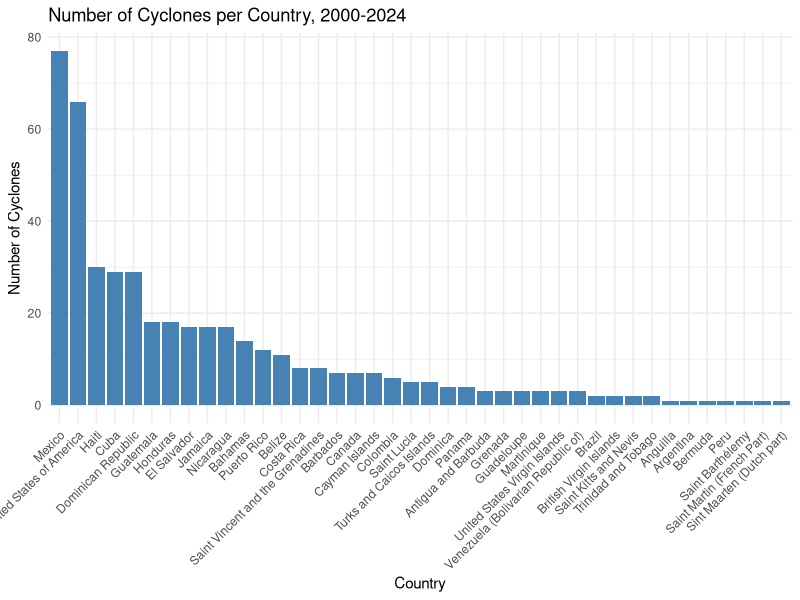
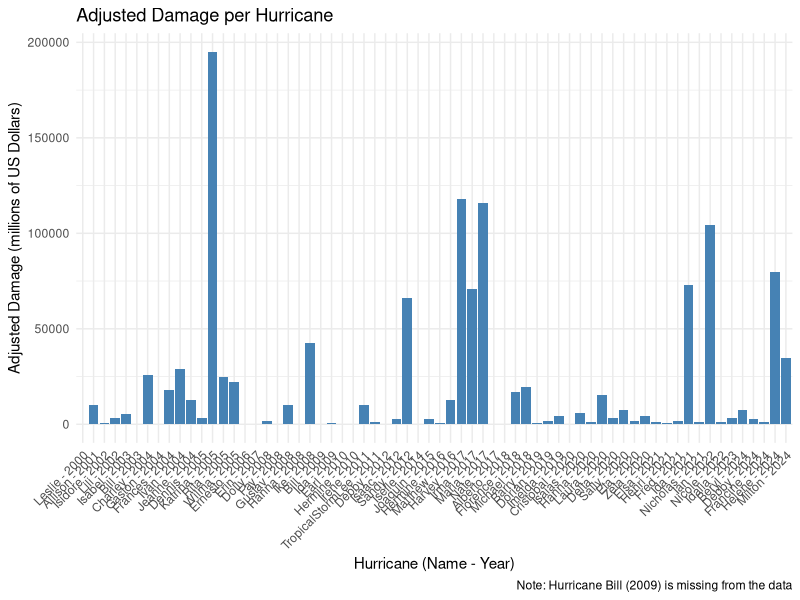
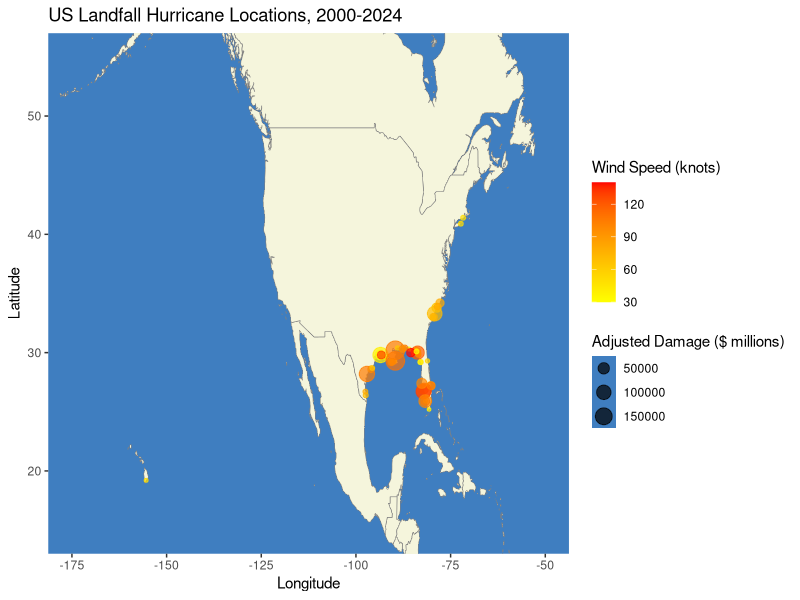
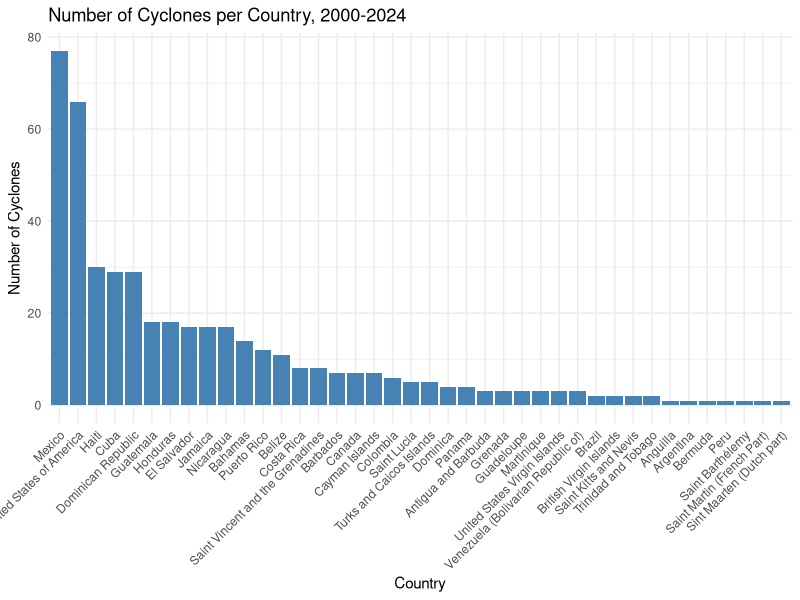
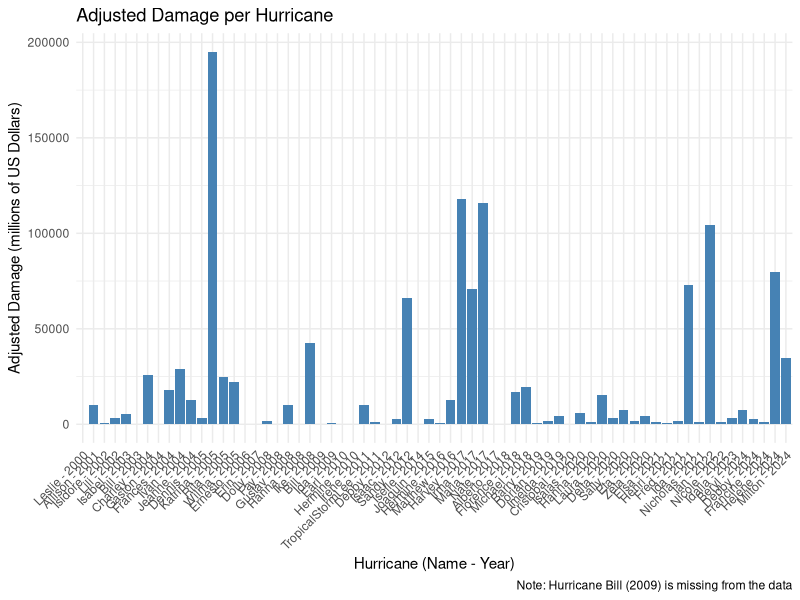
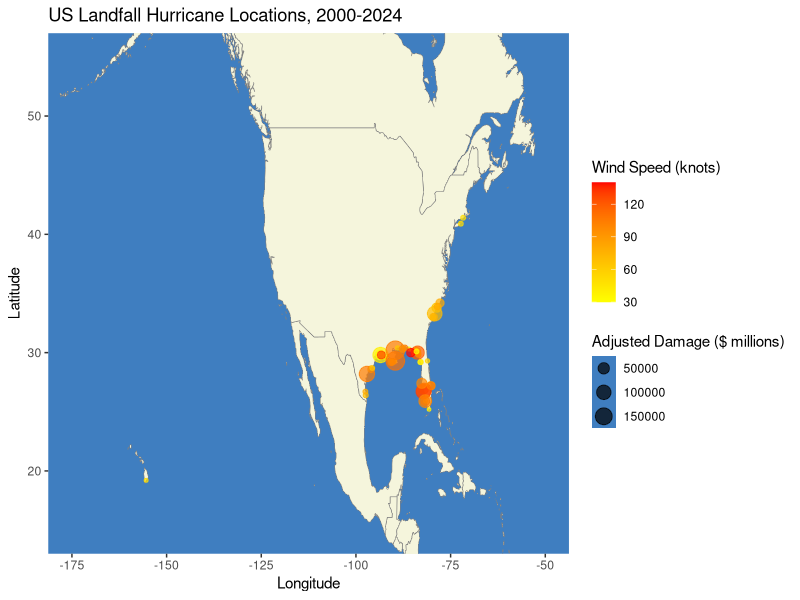

Here is the R script that generated these plots, in order:
# in this script, we perform an exploratory data analysis of our cyclone
# economic data from the EM_DAT data set
# note all costs are in '000 US$

library(dplyr)
library(magrittr)
library(here)
library(tidyr)
library(ggplot2)
library(stringr)
library(rnaturalearth)
library(sf)


#==============================================================================
# we load our data sets
#==============================================================================

econ_data <- read.csv(here("data", "derived", "economic-data-clean.csv"))
US_data <- read.csv(here("data", "derived", "us-economic-data-clean.csv"))
merged_data <- read.csv(here("data", "derived", "merged-data.csv"))

# quick look at data sets
str(econ_data)
str(US_data)
str(merged_data)

#==============================================================================
# we want to plot the number of cyclones per country
#==============================================================================

num_cyclone_country <- econ_data %>%
  group_by(COUNTRY) %>%
  summarise(CYCLONES = n(), .groups = "drop")

# Create the plot
p1 <- ggplot(num_cyclone_country, 
             aes(x = reorder(COUNTRY, -CYCLONES), y = CYCLONES)) +
  geom_bar(stat = "identity", fill = "steelblue") +
  labs(x = "Country", 
       y = "Number of Cyclones", 
       title = "Number of Cyclones per Country, 2000-2024") +
  theme_minimal() +
  theme(axis.text.x = element_text(angle = 45, hjust = 1)) 

p1

ggsave(here("outputs", "eda-economic-data", "cyclones-per-country.pdf"), 
       plot = p1,
       height = 4, 
       width = 15, 
       dpi=300)


#==============================================================================
# plot total economic damages (adjusted) per cyclone
#==============================================================================

# for plot x-axis since some hurricanes have the same names
US_data <- US_data %>%
  mutate(NAME_YEAR = paste0(NAME, " - ", YEAR))

p2 <- ggplot(US_data, aes(x = factor(NAME_YEAR, levels = NAME_YEAR), y = ADJ_TOTAL_DAMAGE)) +
  geom_bar(stat = "identity", fill = "steelblue") +
  labs(x = "Hurricane (Name - Year)",
       y = "Adjusted Damage (millions of US Dollars)",
       title = "Adjusted Damage per Hurricane",
       caption = "Note: Hurricane Bill (2009) is missing from the data") +
  theme_minimal() +
  theme(axis.text.x = element_text(angle = 45, hjust = 1))

p2

ggsave(here("outputs", "eda-economic-data", "us-damages-per-cyclone.pdf"), 
       plot = p2,
       height = 6, 
       width = 12, 
       dpi=300)


#==============================================================================
# plot landfalls that caused damage in the US on a map
#==============================================================================

# we load our world map data
world <- map_data("world")

# we now select all hurricane landfall locations in the US from our list
landfall_data <- merged_data %>%
  filter(RECORD_ID == "L") 
us_boundary <- ne_countries(country = "United States of America", returnclass = "sf")
landfall_sf <- st_as_sf(landfall_data, coords = c("LON", "LAT"), crs = 4326)
landfall_us <- st_join(landfall_sf, us_boundary, join = st_within)

landfall_us <- as.data.frame(landfall_us %>% filter(!is.na(sovereignt)))
landfall_us <- subset(landfall_us, select = c("STORM_ID", 
                                              "NAME" ,    
                                              "DATE" ,     
                                              "TIME"  ,
                                              "RECORD_ID", 
                                              "STATUS", 
                                              "WIND", 
                                              "PRESSURE",
                                              "YEAR", 
                                              "MONTH" ,
                                              "DAY",
                                              "COUNTRY",
                                              "SUBREGION",
                                              "LOCATION",
                                              "ADJ_TOTAL_DAMAGE"))
# add back longitude and latitude coordinates
landfall_us <- left_join(landfall_us, landfall_data, by = colnames(landfall_us))

# plot map
p3 <- ggplot() +
  geom_polygon(data = world,
               aes(x = long, y = lat, group = group), 
               fill = "beige", 
               col = "#808080", 
               linewidth = 0.2) +  
  theme(panel.background = element_rect(fill = "#3f7ec0", color = NA),
        panel.grid.major = element_blank(), panel.grid.minor = element_blank()) +
  
  geom_point(data = landfall_us, aes(x = LON, 
                                     y = LAT, 
                                     color = WIND,
                                     size = ADJ_TOTAL_DAMAGE),
             alpha = 0.7) + 
  scale_color_gradient(name = "Wind Speed (knots)", low = "yellow", high = "red")+
  scale_size_continuous(name = "Adjusted Damage ($ millions)", range = c(1, 6)) +
  coord_cartesian( xlim = c(-175, -50), ylim = c(15, 55)) + 
  labs(title = "US Landfall Hurricane Locations, 2000-2024",
       x = "Longitude", 
       y = "Latitude") +
  theme(legend.position = "right")

p3

ggsave(here("outputs", "eda-economic-data", "landfall-locations.pdf"), 
       plot =p3,
       height = 4, 
       width = 10, 
       dpi=600)
